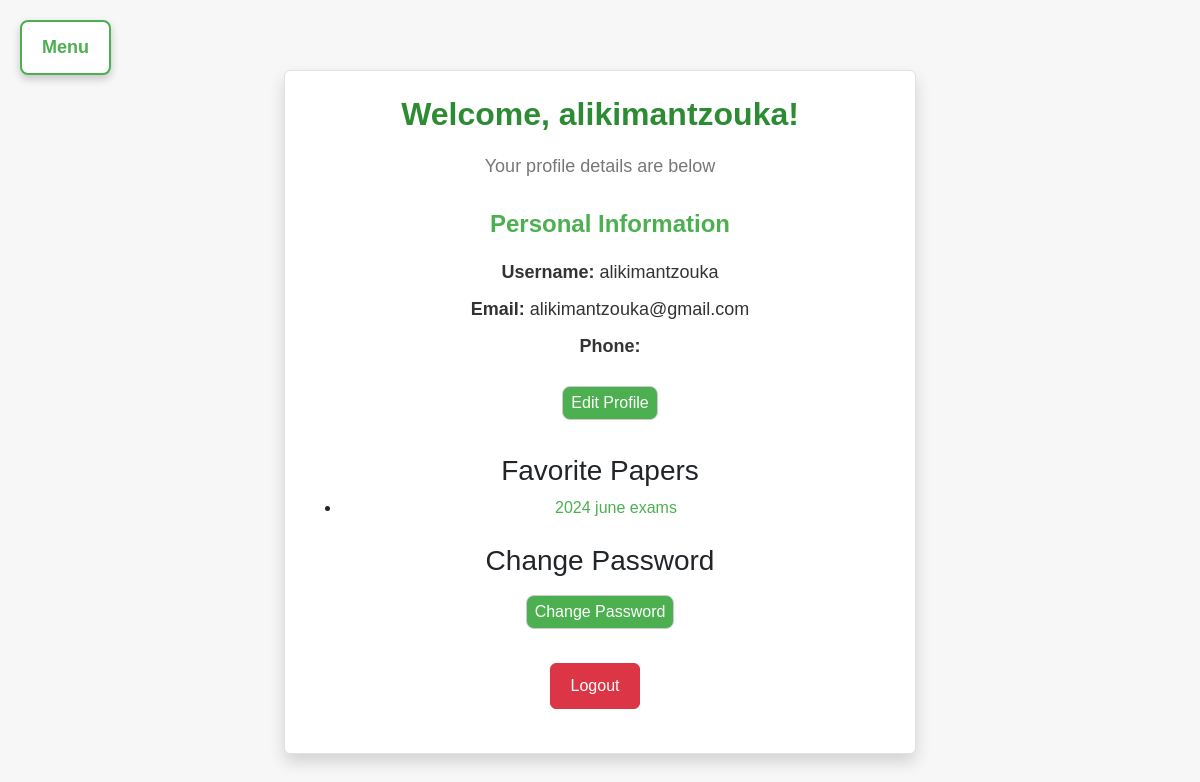
The page /profile/ (signed in) on the database as committed earlier.
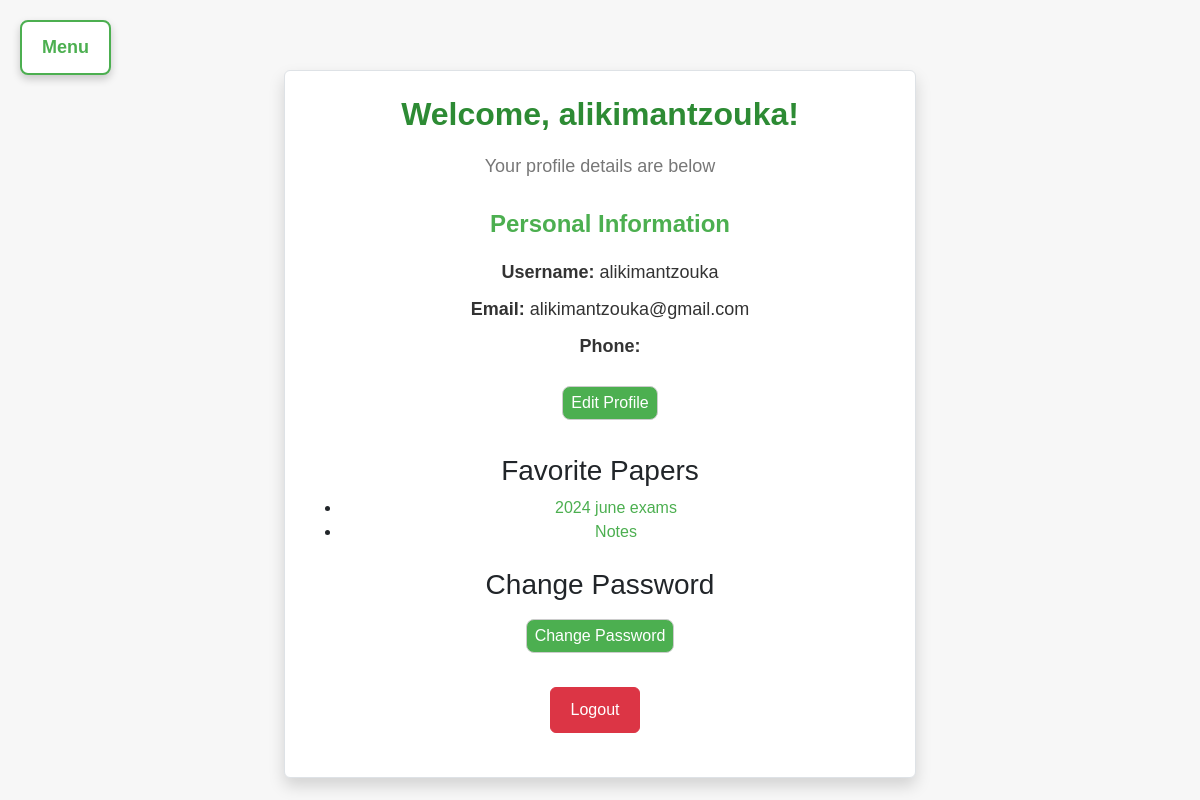
The same page on the database as committed later.
### myapp/models.py (models this page shows, shortened)
class Paper(models.Model):
    title = models.CharField(max_length=255)
    description = models.TextField(default="No description available")
    CATEGORY_CHOICES = [
    ('notes', 'Notes'),
    ('exams', 'Past Exam Questions'),
    ('general', 'General'),
]
    category = models.CharField(max_length=10, choices=CATEGORY_CHOICES, default='general')
    file = models.FileField(upload_to='papers/')  # Folder where the papers will be stored
    course = models.ForeignKey(Course, related_name='papers', on_delete=models.CASCADE)
    uploaded_at = models.DateTimeField(auto_now_add=True)

### myapp/views.py (the view)
# urls.py: path('profile/', views.profile_view, name='profile'),
@login_required
def profile_view(request):
    return render(request, 'profile.html')

### myapp/templates/profile.html (shortened to what this page needs)
<!DOCTYPE html>
<html lang="en">
    {% load static %}
<head>
    <link href="https://cdn.jsdelivr.net/npm/bootstrap@5.3.0-alpha1/dist/css/bootstrap.min.css" rel="stylesheet"
>
    <link rel="stylesheet" href="{% static 'css/style.css' %}">
</head>
<body style="background-color: #f7f7f7; padding-top: 50px;">
    <div class="dropdown-container">
      <button class="dropdown-btn" id="menu-toggle">Menu</button>
    </div>
    <div class="container">
        <div class="row justify-content-center">
            <div class="col-md-8">
                <div class="profile-box p-4 border rounded shadow">
                    <div class="profile-header text-center">
                        <h2>Welcome, {{ user.username }}!</h2>
                        <p>Your profile details are below</p>
                    </div>
                    <div class="profile-details mt-4">
                        <h3>Personal Information</h3>
                        <ul class="list-unstyled">
                            <li><strong>Username:</strong> {{ user.username }}</li>
                            <li><strong>Email:</strong> {{ user.email }}</li>
                            <li><strong>Phone:</strong> {{ user.profile.phone }}</li>
                        </ul>
                        <button class="btn btn-primary" style="width: auto; padding: 0.25rem 0.5rem;">Edit Profile</button>
                    </div>
                     <div class="favorite-papers mt-4">
                        <h3>Favorite Papers</h3>
                        {% if user.userprofile.favorite_papers.exists %}
                        <ul>
                            {% for paper in user.userprofile.favorite_papers.all %}
                            <li>
                                <a href="{% url 'paper_detail' paper.course.department.id paper.course.id paper.id %}">
                                    {{ paper.title }}
                                </a>
                            </li>
                            {% endfor %}
                        </ul>
                        {% else %}
                        <p>No favorite papers yet</p>
                        {% endif %}
                    </div>
                     <div class="password-change mt-4">
                        <h3>Change Password</h3>
                         <form method="get" action="{% url 'change_password' %}">
                            <button type="submit" class="btn btn-warning btn-sm px-2" style="width: auto; padding: 0.25rem 0.5rem;">Change Password</button>
                        </form>
                    </div>
                    <div class="logout-section mt-4 text-center">
                        <a href="{% url 'logout' %}" class="btn btn-danger">Logout</a>
                    </div>
                </div>
            </div>
        </div>
    </div>
</body>
</html>

Rows that differ between the two databases and show on the page:
added Paper: title "Notes"
